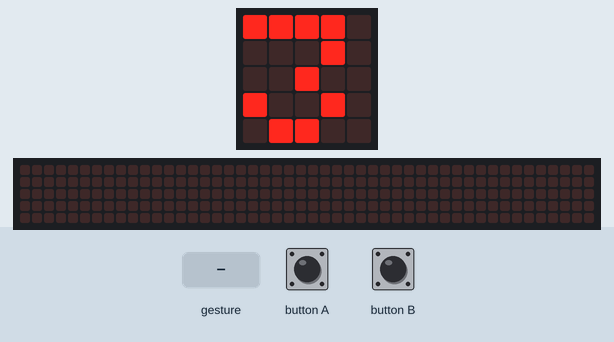
Simulated run of this program. Board: BBC micro:bit (MakeCode). On the bench: the board's 5×5 LED display, a strip that is not on the board, showing the scrolling text unrolled. Inputs (shaded band) come from the test bench. A tilt is held for 1.5 s and a shake lasts 1 s, then the board lies face up again; the 48×5 strip is a reading aid, not a part: it shows the text the display is scrolling, unrolled, one strip-width of it at a time.

Above: at 1.2 s.
1.3 s: button A pressed for 0.15 s
At 2.7 s:
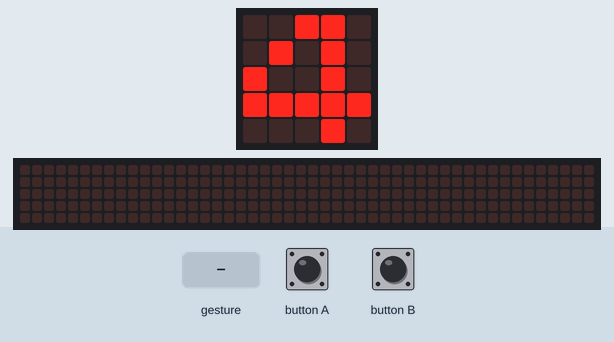
3.0 s: button A pressed for 0.15 s
At 5.0 s:
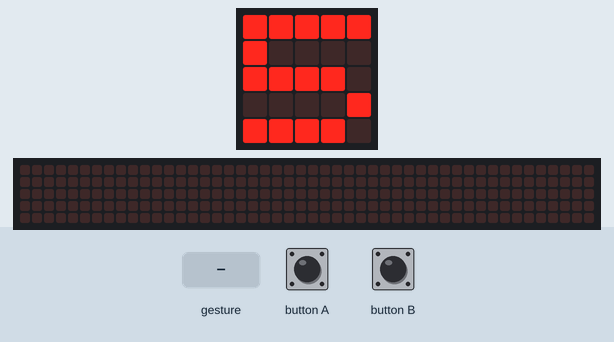
5.3 s: button A pressed 5 times (0.12 s each, 0.3 s apart)
At 7.01 s:
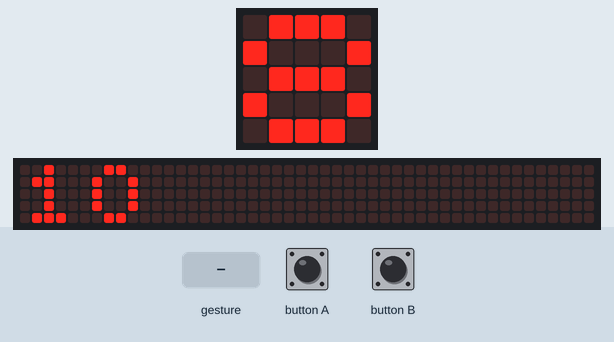
8.9 s: button B pressed for 0.15 s
At 10.6 s:
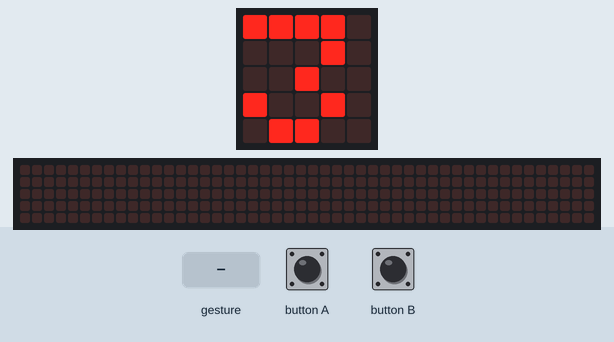
11.1 s: gesture 'shake'
At 12.8 s:
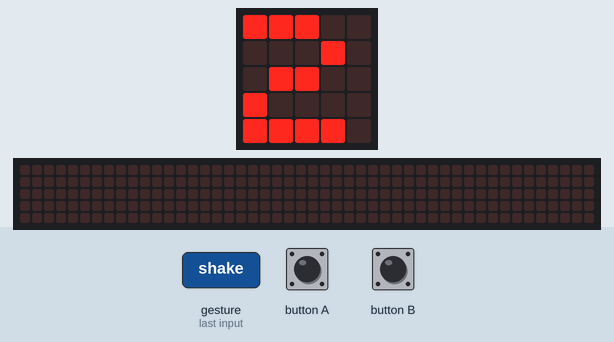
Timing chart, 0 to 14.3 s (numbered marks = the images above; inputs shaded):
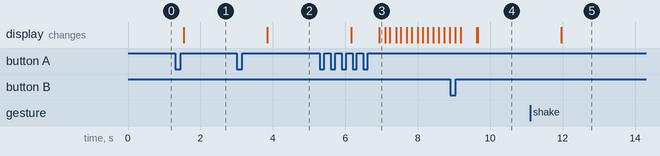

Measured:
- after the input at 1.3 s, the display: changes after 0.24 s (image 1)
- after the input at 3.0 s, the display: changes after 0.85 s (image 2)
- after the input at 5.3 s, the display: first changes after 0.86 s (image 3 shows a later state)
- after the input at 11.1 s, the display: changes after 0.86 s (image 5)

The program:

main.ts
```typescript
input.onButtonPressed(Button.A, function () {
    Score += 1
})
input.onGesture(Gesture.Shake, function () {
    Score += -1
})
input.onButtonPressed(Button.B, function () {
    Score = 3
})
let Score = 0
Score = 3
basic.forever(function () {
    basic.showNumber(Score)
})
```

test.ts
```typescript
// tests gaan hier; deze zal niet worden gecompileerd wanneer dit pakket wordt gebruikt als extensie.
```
